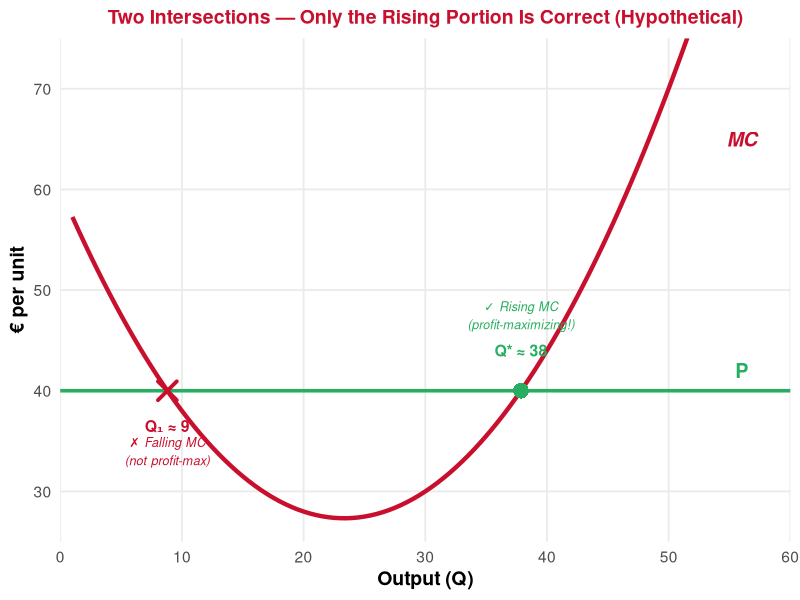
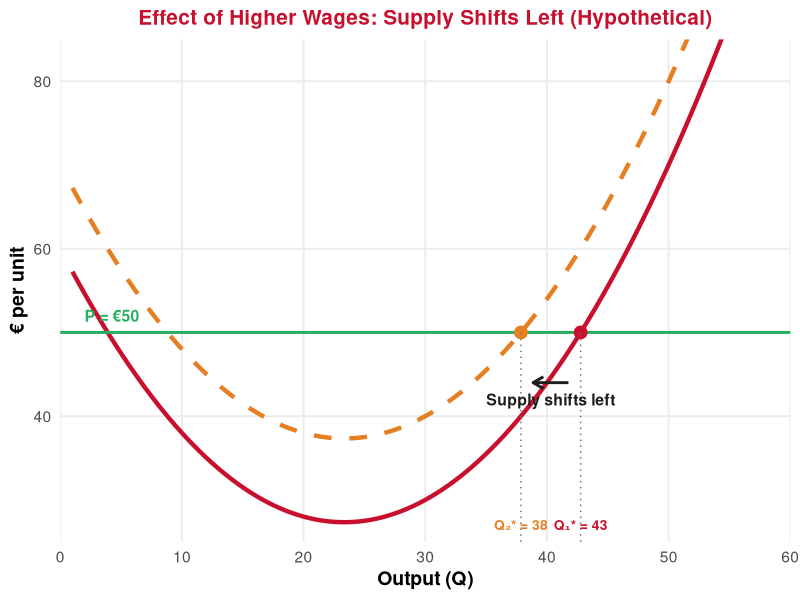
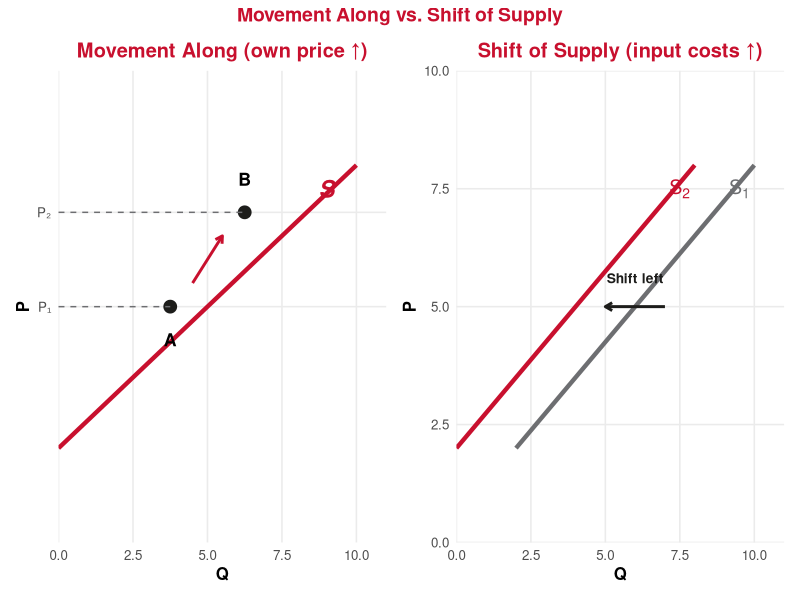

Generate these figures, in order, with R:
## ---- chunk 1
#| echo: false
#| message: false
#| warning: false

library(ggplot2)
library(dplyr)
library(tidyverse)
library(patchwork)

# Define UE brand colors
ue_red <- "#C8102E"
ue_black <- "#1D1D1B"
ue_gray <- "#6D6E71"
ue_white <- "#FFFFFF"
ue_blue <- "#2E86AB"
ue_green <- "#27ae60"
ue_orange <- "#E67E22"
## ---- chunk 2
#| echo: false
#| warning: false
#| fig-width: 10
#| fig-height: 4.5
#| fig-align: center

Q_mc <- seq(1, 60, by = 0.5)
MC_mc <- 0.06 * Q_mc^2 - 2.8 * Q_mc + 60
P_val <- 40

# Two intersections: 0.06*Q^2 - 2.8*Q + 20 = 0
# Q = (2.8 ± sqrt(7.84 - 4.8)) / 0.12 = (2.8 ± sqrt(3.04)) / 0.12
q_low <- (2.8 - sqrt(3.04)) / 0.12
q_high <- (2.8 + sqrt(3.04)) / 0.12

ggplot() +
  geom_line(data = data.frame(Q = Q_mc, MC = MC_mc),
            aes(x = Q, y = MC), color = ue_red, linewidth = 1.5) +
  geom_hline(yintercept = P_val, color = ue_green, linewidth = 1.2) +
  # Two intersection points
  geom_point(aes(x = q_low, y = P_val), size = 5, shape = 4,
             color = ue_red, stroke = 2) +
  geom_point(aes(x = q_high, y = P_val), size = 5, shape = 16,
             color = ue_green) +
  # Labels
  annotate("text", x = q_low, y = P_val - 3.5,
           label = paste0("Q₁ ≈ ", round(q_low)), fontface = "bold",
           size = 4, color = ue_red) +
  annotate("text", x = q_low, y = P_val - 6,
           label = "✗ Falling MC\n(not profit-max)", fontface = "italic",
           size = 3.2, color = ue_red) +
  annotate("text", x = q_high, y = P_val + 4,
           label = paste0("Q* ≈ ", round(q_high)), fontface = "bold",
           size = 4, color = ue_green) +
  annotate("text", x = q_high, y = P_val + 7.5,
           label = "✓ Rising MC\n(profit-maximizing!)", fontface = "italic",
           size = 3.2, color = ue_green) +
  annotate("text", x = 56, y = 65, label = "MC", color = ue_red,
           fontface = "bold.italic", size = 5) +
  annotate("text", x = 56, y = P_val + 2, label = "P", color = ue_green,
           fontface = "bold", size = 5) +
  coord_cartesian(ylim = c(25, 75), xlim = c(0, 60)) +
  scale_x_continuous(expand = c(0, 0)) +
  scale_y_continuous(expand = c(0, 0)) +
  labs(x = "Output (Q)", y = "€ per unit",
       title = "Two Intersections — Only the Rising Portion Is Correct (Hypothetical)") +
  theme_minimal(base_size = 14) +
  theme(
    plot.title = element_text(color = ue_red, face = "bold", hjust = 0.5, size = 14),
    axis.title = element_text(face = "bold"),
    panel.grid.minor = element_blank()
  )
## ---- chunk 3
#| echo: false
#| warning: false
#| fig-width: 11
#| fig-height: 5
#| fig-align: center

# Original MC and shifted MC (higher wages)
Q_s <- seq(1, 60, by = 0.5)
MC_original <- 0.06 * Q_s^2 - 2.8 * Q_s + 60
MC_shifted <- 0.06 * Q_s^2 - 2.8 * Q_s + 70  # +10 shift up (higher wages)

P_line <- 50

# Find Q* for each
# Original: 0.06Q^2 - 2.8Q + 60 = 50 => 0.06Q^2 - 2.8Q + 10 = 0
q_orig <- (2.8 + sqrt(2.8^2 - 4*0.06*10)) / (2*0.06)
# Shifted: 0.06Q^2 - 2.8Q + 70 = 50 => 0.06Q^2 - 2.8Q + 20 = 0
q_shift <- (2.8 + sqrt(2.8^2 - 4*0.06*20)) / (2*0.06)

ggplot() +
  geom_line(data = data.frame(Q = Q_s, MC = MC_original),
            aes(x = Q, y = MC), color = ue_red, linewidth = 1.5) +
  geom_line(data = data.frame(Q = Q_s, MC = MC_shifted),
            aes(x = Q, y = MC), color = ue_orange, linewidth = 1.5, linetype = "dashed") +
  geom_hline(yintercept = P_line, color = ue_green, linewidth = 1) +
  # Original Q*
  geom_point(aes(x = q_orig, y = P_line), size = 4, color = ue_red) +
  geom_segment(aes(x = q_orig, y = 25, xend = q_orig, yend = P_line),
               linetype = "dotted", color = ue_gray) +
  # Shifted Q*
  geom_point(aes(x = q_shift, y = P_line), size = 4, color = ue_orange) +
  geom_segment(aes(x = q_shift, y = 25, xend = q_shift, yend = P_line),
               linetype = "dotted", color = ue_gray) +
  # Arrow showing shift
  annotate("segment", x = q_orig - 1, y = 44, xend = q_shift + 1, yend = 44,
           arrow = arrow(length = unit(0.3, "cm")), color = ue_black, linewidth = 1) +
  annotate("text", x = (q_orig + q_shift) / 2, y = 42,
           label = "Supply shifts left", fontface = "bold", size = 4, color = ue_black) +
  # Labels
  annotate("text", x = 56, y = MC_original[length(MC_original)] - 8,
           label = expression(S[1] ~ "(low wages)"), color = ue_red,
           fontface = "bold", size = 4) +
  annotate("text", x = 56, y = MC_shifted[length(MC_shifted)] - 8,
           label = expression(S[2] ~ "(high wages)"), color = ue_orange,
           fontface = "bold", size = 4) +
  annotate("text", x = 2, y = P_line + 2, label = "P = €50", color = ue_green,
           fontface = "bold", size = 4, hjust = 0) +
  annotate("text", x = q_orig, y = 27, label = paste0("Q₁* = ", round(q_orig)),
           fontface = "bold", size = 3.5, color = ue_red) +
  annotate("text", x = q_shift, y = 27, label = paste0("Q₂* = ", round(q_shift)),
           fontface = "bold", size = 3.5, color = ue_orange) +
  coord_cartesian(ylim = c(25, 85), xlim = c(0, 60)) +
  scale_x_continuous(expand = c(0, 0)) +
  scale_y_continuous(expand = c(0, 0)) +
  labs(x = "Output (Q)", y = "€ per unit",
       title = "Effect of Higher Wages: Supply Shifts Left (Hypothetical)") +
  theme_minimal(base_size = 14) +
  theme(
    plot.title = element_text(color = ue_red, face = "bold", hjust = 0.5, size = 15),
    axis.title = element_text(face = "bold"),
    panel.grid.minor = element_blank()
  )
## ---- chunk 4
#| echo: false
#| warning: false
#| fig-width: 12
#| fig-height: 4.5
#| fig-align: center

# Left: movement along supply curve
p_move <- ggplot() +
  geom_segment(aes(x = 0, y = 2, xend = 10, yend = 8),
               color = ue_red, linewidth = 1.5) +
  geom_point(aes(x = 3.75, y = 5), size = 4, color = ue_black) +
  geom_point(aes(x = 6.25, y = 7), size = 4, color = ue_black) +
  annotate("text", x = 3.75, y = 4.3, label = "A", fontface = "bold", size = 4.5) +
  annotate("text", x = 6.25, y = 7.7, label = "B", fontface = "bold", size = 4.5) +
  geom_segment(aes(x = 0, y = 5, xend = 3.75, yend = 5),
               linetype = "dashed", color = ue_gray) +
  geom_segment(aes(x = 0, y = 7, xend = 6.25, yend = 7),
               linetype = "dashed", color = ue_gray) +
  annotate("segment", x = 4.5, y = 5.5, xend = 5.5, yend = 6.5,
           arrow = arrow(length = unit(0.2, "cm")), color = ue_red, linewidth = 1) +
  annotate("text", x = 9, y = 7.5, label = "S", color = ue_red,
           fontface = "bold.italic", size = 6) +
  scale_x_continuous(limits = c(0, 11), expand = c(0, 0)) +
  scale_y_continuous(limits = c(0, 10), expand = c(0, 0),
                     breaks = c(5, 7), labels = c("P₁", "P₂")) +
  labs(x = "Q", y = "P",
       title = "Movement Along (own price ↑)") +
  theme_minimal(base_size = 12) +
  theme(plot.title = element_text(color = ue_red, face = "bold", hjust = 0.5),
        axis.title = element_text(face = "bold"),
        panel.grid.minor = element_blank())

# Right: shift of supply
p_shift <- ggplot() +
  geom_segment(aes(x = 2, y = 2, xend = 10, yend = 8),
               color = ue_gray, linewidth = 1.5) +
  geom_segment(aes(x = 0, y = 2, xend = 8, yend = 8),
               color = ue_red, linewidth = 1.5) +
  annotate("text", x = 9.5, y = 7.5, label = expression(S[1]), color = ue_gray,
           fontface = "bold.italic", size = 5) +
  annotate("text", x = 7.5, y = 7.5, label = expression(S[2]), color = ue_red,
           fontface = "bold.italic", size = 5) +
  annotate("segment", x = 7, y = 5, xend = 5, yend = 5,
           arrow = arrow(length = unit(0.2, "cm")), color = ue_black, linewidth = 1) +
  annotate("text", x = 6, y = 5.6, label = "Shift left",
           fontface = "bold", size = 3.5, color = ue_black) +
  scale_x_continuous(limits = c(0, 11), expand = c(0, 0)) +
  scale_y_continuous(limits = c(0, 10), expand = c(0, 0)) +
  labs(x = "Q", y = "P",
       title = "Shift of Supply (input costs ↑)") +
  theme_minimal(base_size = 12) +
  theme(plot.title = element_text(color = ue_red, face = "bold", hjust = 0.5),
        axis.title = element_text(face = "bold"),
        panel.grid.minor = element_blank())

p_move + p_shift +
  plot_annotation(title = "Movement Along vs. Shift of Supply",
                  theme = theme(plot.title = element_text(color = ue_red,
                                face = "bold", hjust = 0.5, size = 14)))
